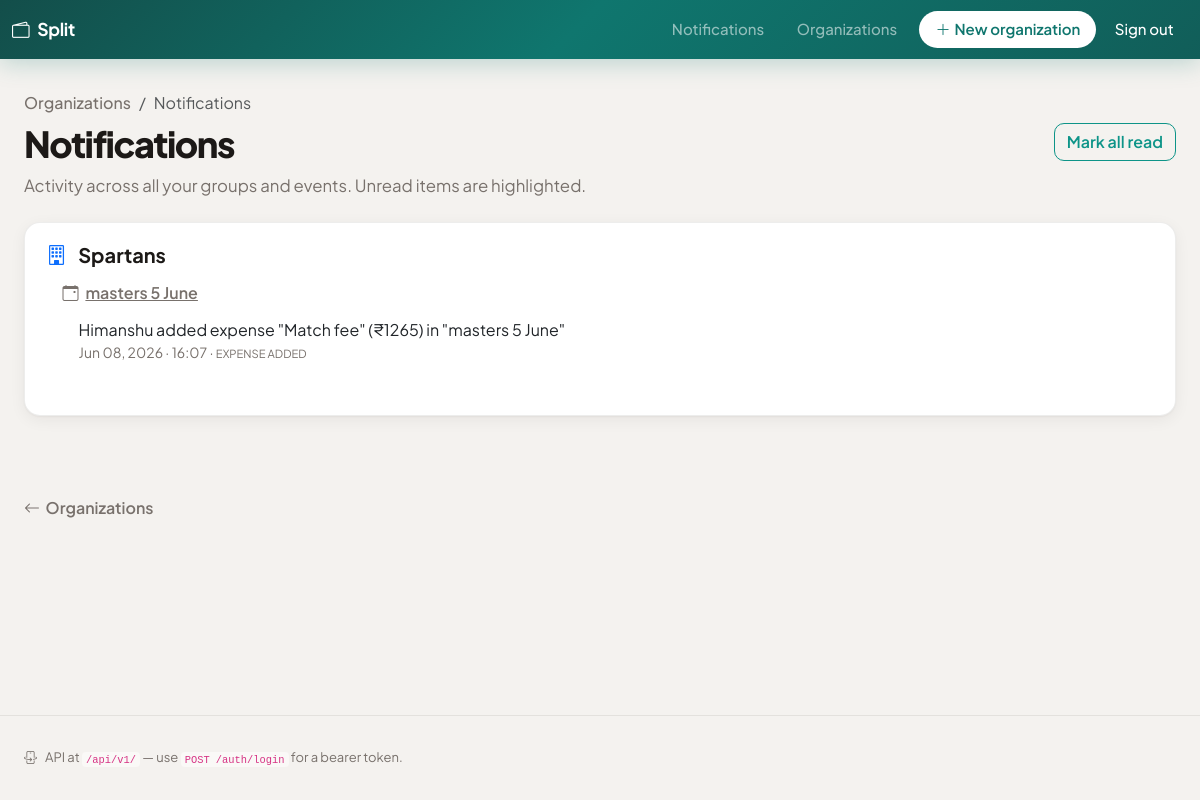
Before: /notifications (signed in) with the older database file.
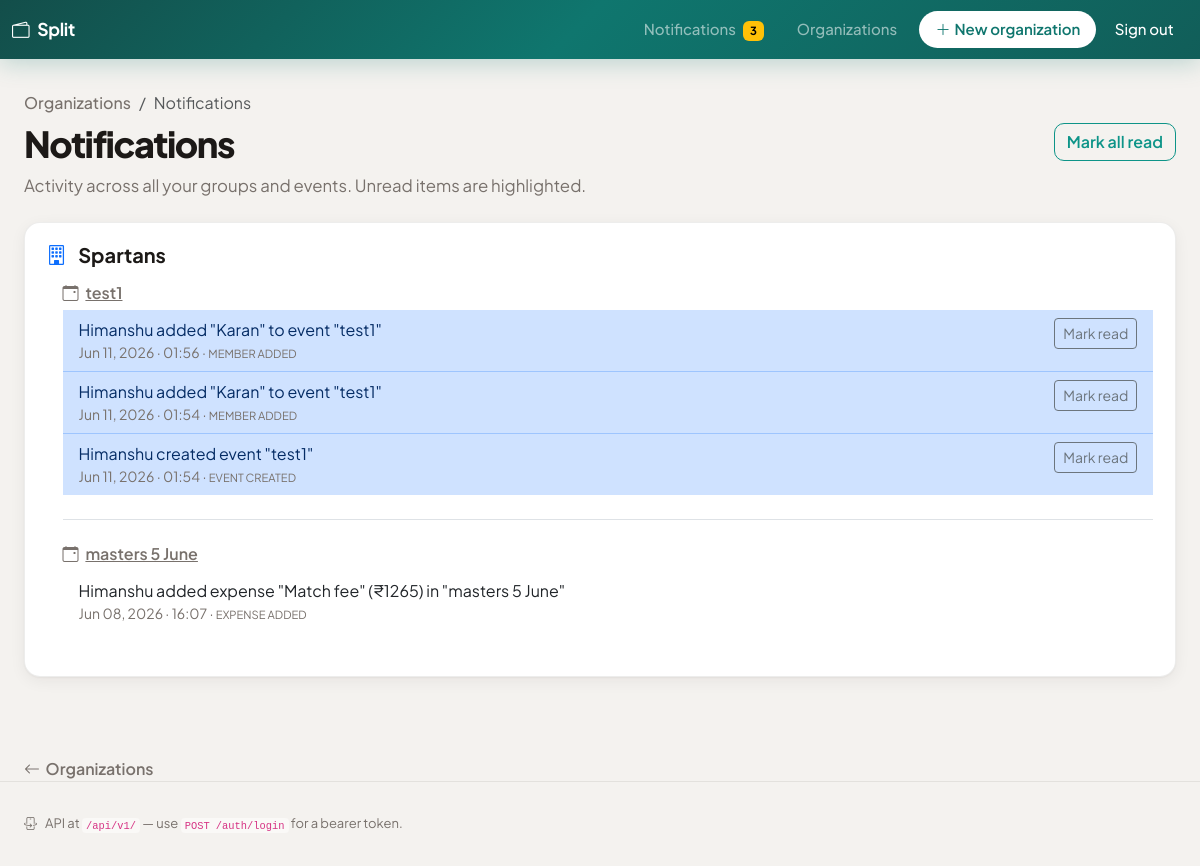
After: the same page with the newer database file.
### app/models.py (models this page shows)
class Organization(Base):
    __tablename__ = "organizations"
    id: Mapped[int] = mapped_column(primary_key=True, autoincrement=True)
    name: Mapped[str] = mapped_column(String(200), nullable=False)
    created_by_user_id: Mapped[int | None] = mapped_column(
        ForeignKey("users.id"), nullable=True, index=True
    )
    created_at: Mapped[datetime] = mapped_column(DateTime, default=datetime.utcnow)
    members: Mapped[list["OrganizationMember"]] = relationship(
        back_populates="organization", cascade="all, delete-orphan"
    )
    events: Mapped[list["Event"]] = relationship(
        back_populates="organization", cascade="all, delete-orphan"
    )
    org_contributions: Mapped[list["OrganizationContribution"]] = relationship(
        back_populates="organization", cascade="all, delete-orphan"
    )

class Event(Base):
    __tablename__ = "events"
    id: Mapped[int] = mapped_column(primary_key=True, autoincrement=True)
    organization_id: Mapped[int] = mapped_column(
        ForeignKey("organizations.id"), nullable=False
    )
    name: Mapped[str] = mapped_column(String(200), nullable=False)
    created_by_user_id: Mapped[int | None] = mapped_column(
        ForeignKey("users.id"), nullable=True, index=True
    )
    created_at: Mapped[datetime] = mapped_column(DateTime, default=datetime.utcnow)
    organization: Mapped["Organization"] = relationship(back_populates="events")
    members: Mapped[list["Member"]] = relationship(
        back_populates="event", cascade="all, delete-orphan"
    )
    expenses: Mapped[list["Expense"]] = relationship(
        back_populates="event", cascade="all, delete-orphan"
    )

class Activity(Base):
    __tablename__ = "activities"
    id: Mapped[int] = mapped_column(primary_key=True, autoincrement=True)
    recipient_user_id: Mapped[int] = mapped_column(ForeignKey("users.id"), nullable=False)
    organization_id: Mapped[int | None] = mapped_column(
        ForeignKey("organizations.id"), nullable=True, index=True
    )
    event_id: Mapped[int | None] = mapped_column(
        ForeignKey("events.id"), nullable=True, index=True
    )
    actor_user_id: Mapped[int | None] = mapped_column(ForeignKey("users.id"), nullable=True)
    kind: Mapped[str] = mapped_column(String(64), nullable=False)
    summary: Mapped[str] = mapped_column(String(500), nullable=False)
    read_at: Mapped[datetime | None] = mapped_column(DateTime, nullable=True)
    created_at: Mapped[datetime] = mapped_column(DateTime, default=datetime.utcnow)
    recipient: Mapped["User"] = relationship(
        "User",
        foreign_keys=[recipient_user_id],
        back_populates="activities_received",
    )
    actor: Mapped["User | None"] = relationship(
        "User",
        foreign_keys=[actor_user_id],
        back_populates="activities_sent",
    )

### app/routers/web.py (the view)
@router.get("/notifications", response_class=HTMLResponse)
def page_notifications(request: Request, db: Session = Depends(get_db)):
    uid = require_session_user(request)
    if isinstance(uid, RedirectResponse):
        return uid
    rows = activity_service.list_for_user(db, uid, limit=400)
    grouped = activity_service.group_activities_hierarchy(db, rows)
    return templates.TemplateResponse(
        request,
        "notifications.html",
        {
            "title": "Notifications",
            "grouped": grouped,
            "activities": rows,
        },
    )

### templates/notifications.html (shortened to what this page needs)
{% extends "base.html" %}
{% block content %}
<nav class="et-breadcrumb mb-2" aria-label="breadcrumb">
  <ol class="breadcrumb small mb-0">
    <li class="breadcrumb-item"><a href="/orgs">Organizations</a></li>
    <li class="breadcrumb-item active" aria-current="page">Notifications</li>
  </ol>
</nav>
<header class="mb-4 d-flex flex-wrap justify-content-between align-items-start gap-3">
  <div>
    <h1 class="et-hero-title mb-2">Notifications</h1>
    <p class="et-hero-lead mb-0">Activity across all your groups and events. Unread items are highlighted.</p>
  </div>
  {% if activities %}
  <form method="post" action="/notifications/read-all">
    <button type="submit" class="btn btn-outline-primary">Mark all read</button>
  </form>
  {% endif %}
</header>
{% if not grouped %}
<div class="et-empty">
  <div class="et-empty-icon"><i class="bi bi-bell"></i></div>
  <p class="et-muted mb-0">No activity yet. Create organizations, events, and expenses to see updates here.</p>
</div>
{% else %}
  {% for org in grouped %}
  <section class="mb-5 et-card">
    <div class="et-card-body">
      <h2 class="h5 fw-bold mb-3">
        <i class="bi bi-building me-2 text-primary"></i>
        <a href="/orgs/{{ org.organization_id }}" class="text-reset text-decoration-none">{{ org.organization_name }}</a>
      </h2>
      {% for eg in org.event_groups %}
      <div class="ms-md-3 mb-4 {% if not loop.last %}border-bottom pb-4{% endif %}">
        <h3 class="h6 fw-semibold et-muted mb-2">
          {% if eg.event_id %}
          <i class="bi bi-calendar-event me-1"></i>
          <a href="/events/{{ eg.event_id }}" class="text-reset">{{ eg.event_name }}</a>
          {% else %}
          <i class="bi bi-collection me-1"></i>{{ eg.event_name }}
          {% endif %}
        </h3>
        <ul class="list-group list-group-flush">
          {% for a in eg.activities %}
          <li class="list-group-item d-flex flex-wrap justify-content-between align-items-start gap-2 {% if not a.read_at %}list-group-item-primary bg-opacity-10{% endif %}">
            <div class="flex-grow-1 min-w-0">
              <p class="mb-0">{{ a.summary }}</p>
              <p class="small et-muted mb-0">{{ a.created_at.strftime('%b %d, %Y · %H:%M') }} · <span class="text-uppercase" style="font-size: 0.7rem;">{{ a.kind | replace('_', ' ') }}</span></p>
            </div>
            {% if not a.read_at %}
            <form method="post" action="/notifications/{{ a.id }}/read" class="flex-shrink-0">
              <button type="submit" class="btn btn-sm btn-outline-secondary">Mark read</button>
            </form>
            {% endif %}
          </li>
          {% endfor %}
        </ul>
      </div>
      {% endfor %}
    </div>
  </section>
  {% endfor %}
{% endif %}
<a href="/orgs" class="et-link-back"><i class="bi bi-arrow-left"></i>Organizations</a>
{% endblock %}

Changed rows visible on the page:
added Event: event_name "test1"
added Activity: summary "Himanshu added \"Karan\" to event \"test1\"", created_at "Jun 11, 2026 · 01:56", kind "MEMBER ADDED", shown under "test1"
added Activity: summary "Himanshu added \"Karan\" to event \"test1\"", created_at "Jun 11, 2026 · 01:54", kind "MEMBER ADDED", shown under "test1"
added Activity: summary "Himanshu created event \"test1\"", created_at "Jun 11, 2026 · 01:54", kind "EVENT CREATED", shown under "test1"
Other visible differences:
{{ request.state.unread_notifications }}: (not shown) → "3"
